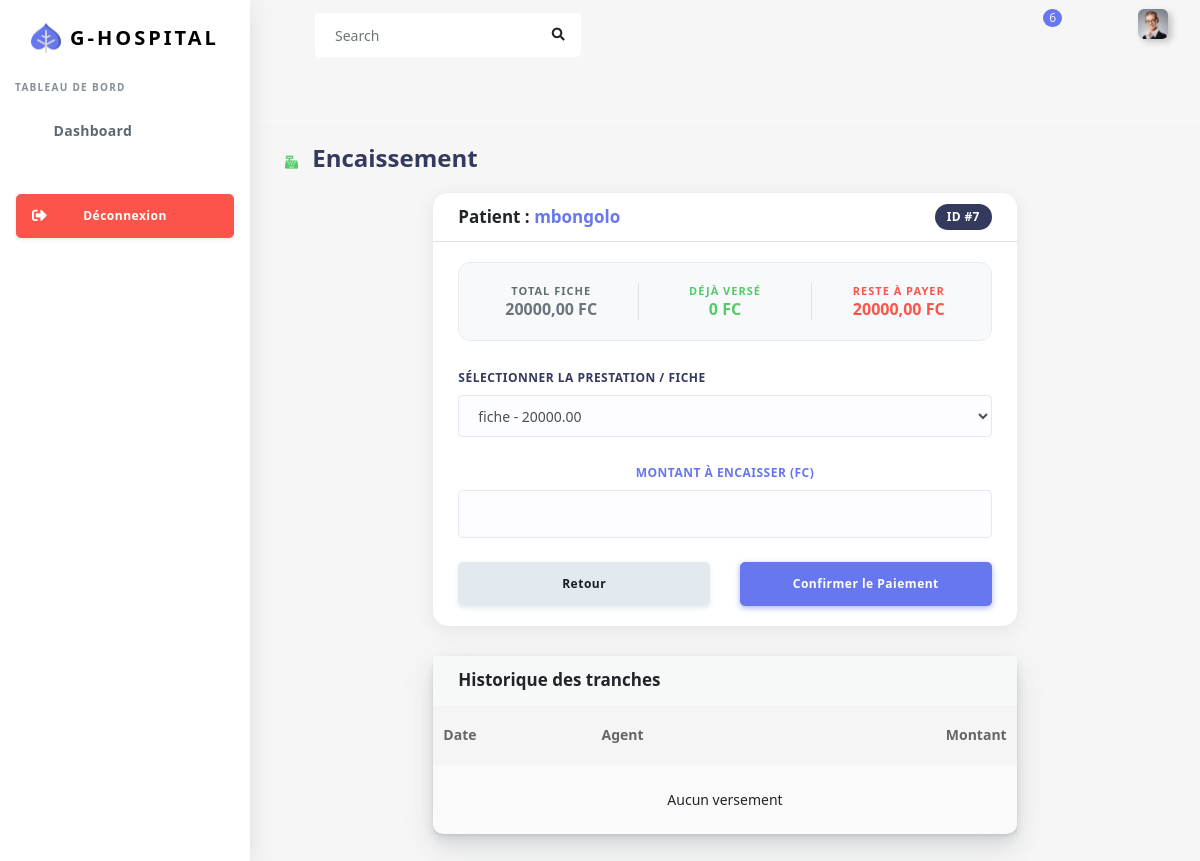
Screenshot of /facture/4/encaisser/ (signed in) with the database file from the repository.
### app/models.py (models this page shows, shortened)
class Patient(models.Model):
    noms = models.CharField(max_length=80)
    TYPE_SEXE = [('Masculin', 'masculin'), ('Feminin','feminin')]
    sexe = models.CharField(max_length=15, choices=TYPE_SEXE)
    age = models.IntegerField()
    adresse = models.CharField(max_length=100)
    poids = models.IntegerField()
    dateEn = models.DateTimeField(auto_now_add=True)
    phone_responsable = models.CharField(max_length=20, null=True, blank=True)
    userPatient = models.ForeignKey(User, on_delete=models.CASCADE, null=True)
    TYPECOMMUNE = [
        ('limete','Limete'), ('masina','Masina'), ('matete', 'Matete'),
        ('lemba', 'Lemba'), ("n'djili", "N'djili"), ('ngaliema', 'Ngaliema'), ('gombe','Gombe')
    ]
    commune = models.CharField(max_length=50, null=True, choices=TYPECOMMUNE)
    service_patient = models.ForeignKey('Service', on_delete=models.SET_NULL, null=True)
    class Meta:
        ordering = ['-id']

class Facture(models.Model):
    patient = models.ForeignKey('Patient', on_delete=models.CASCADE, related_name='factures')
    consultation = models.ForeignKey('Consultation', on_delete=models.SET_NULL, null=True, blank=True, related_name='factures_consult')
    prestation = models.ForeignKey('Prestation', on_delete=models.PROTECT)
    total_a_payer = models.DecimalField(max_digits=10, decimal_places=2, default=Decimal('0.00'))
    date_emission = models.DateTimeField(auto_now_add=True)
    class Meta:
        ordering = ['-date_emission']
    @property
    def total_verse(self):
        total = self.paiements.aggregate(Sum('montant_verse'))['montant_verse__sum']
        return total or Decimal('0.00')
    @property
    def reste_a_payer(self):
        dû = self.total_a_payer or Decimal('0.00')
        return max(Decimal('0.00'), dû - self.total_verse)

### app/views.py (the view)
# urls.py: path('facture/<int:facture_id>/encaisser/', views.encaisser_prestation, name='encaisser_prestation'),
@login_required()
def encaisser_prestation(request, patient_id=None, facture_id=None):
    patient = get_object_or_404(Patient, id=patient_id) if patient_id else None
    facture = get_object_or_404(Facture, id=facture_id) if facture_id else None
    if request.method == 'POST':
        form = EncaissementGlobalForm(request.POST, facture=facture)
        if form.is_valid():
            try:
                with transaction.atomic():
                    montant = form.cleaned_data.get('montant_verse')
                    prestation = form.cleaned_data.get('prestation')
                    if not facture:
                        facture = Facture.objects.create(
                            patient=patient,
                            prestation=prestation,
                            total_a_payer=prestation.prix_fixe
                        )
                    paiement = form.save(commit=False)
                    paiement.facture = facture
                    paiement.recepteur = request.user
                    paiement.save()
                    Transaction.objects.create(
                        agent=request.user,
                        montant=montant,
                        source='CONSULTATION',
                        ref_objet=str(facture.id)
                    )
                messages.success(request, f"Encaissement de {montant} FC validé.")
                return redirect('patientRead')
            except Exception as e:
                messages.error(request, f"Erreur : {e}")
    else:
        initial = {'prestation': facture.prestation} if facture else {}
        form = EncaissementGlobalForm(initial=initial, facture=facture)
    toutes_prestations = Prestation.objects.filter(active=True)
    return render(request, 'back/encaissement.html', {
        'form': form,
        'patient': patient or facture.patient,
        'facture': facture,
        'prestations': toutes_prestations
    })

### app/forms.py (shortened to what this page needs)
class EncaissementGlobalForm(forms.ModelForm):
    prestation = forms.ModelChoiceField(
        queryset=Prestation.objects.filter(active=True, est_fiche_obligatoire=True),
        label="Type de Fiche",
        required=True,
        widget=forms.Select(attrs={'class': 'form-control', 'id': 'id_prestation'})
    )
    class Meta:
        model = Paiement
        fields = ['montant_verse', 'prestation']
        widgets = {
            'montant_verse': forms.NumberInput(attrs={
                'class': 'form-control form-control-lg text-center font-weight-bold',
                'id': 'id_montant_verse',
                'step': '0.01'
            })
        }
    def __init__(self, *args, **kwargs):
        self.facture = kwargs.pop('facture', None)
        super().__init__(*args, **kwargs)

### app/models.py (called while the page is built)
    def __str__(self):
        return f"{self.libelle} - {self.prix_fixe}"

### app/templates/back/encaissement.html (shortened to what this page needs)
<!DOCTYPE html>
<html lang="fr">
{% load static %}
<head>
    <link rel="stylesheet" href="{% static 'back/assets/css/app.min.css' %}">
    <link rel="stylesheet" href="{% static 'back/assets/css/style.css' %}">
    <link rel="stylesheet" href="{% static 'back/assets/css/components.css' %}">
    <link rel="stylesheet" href="https://use.fontawesome.com/releases/v5.7.2/css/all.css">
</head>
<body>
    <div id="app">
        <div class="main-wrapper main-wrapper-1">
            {% include "back/query/nav.html" %}
            {% include "back/query/sidebar.html" %}
            <div class="main-content">
                <section class="section">
                    <div class="section-header">
                        <h1><i class="fas fa-cash-register mr-2 text-success"></i> Encaissement</h1>
                    </div>
                    <div class="section-body">
                        <div class="row justify-content-center">
                            <div class="col-lg-8">
                                <div class="card card-finance">
                                    <div class="card-header border-bottom d-flex justify-content-between">
                                        <h4>Patient : <span class="text-primary">{{ patient.noms }}</span></h4>
                                        <span class="badge badge-secondary">ID #{{ patient.id }}</span>
                                    </div>
                                    <div class="card-body">
                                        <div class="summary-box">
                                            <div class="row text-center">
                                                <div class="col-4">
                                                    <small class="label-custom d-block">Total Fiche</small>
                                                    <span class="h6 font-weight-bold" id="display-total">
                                                        {% if facture %}{{ facture.total_a_payer }}{% else %}0{% endif %} FC
                                                    </span>
                                                </div>
                                                <div class="col-4 border-left border-right">
                                                    <small class="label-custom d-block text-success">Déjà Versé</small>
                                                    <span class="h6 font-weight-bold text-success">
                                                        {{ facture.total_verse|default:"0" }} FC
                                                    </span>
                                                </div>
                                                <div class="col-4">
                                                    <small class="label-custom d-block text-danger">Reste à Payer</small>
                                                    <span class="h6 font-weight-bold text-danger" id="display-reste">
                                                        {% if facture %}{{ facture.reste_a_payer }}{% else %}0{% endif %} FC
                                                    </span>
                                                </div>
                                            </div>
                                        </div>
                                        <form method="POST" action="." id="payment-form">
                                            <div class="form-group mb-4">
                                                <label class="label-custom">Sélectionner la Prestation / Fiche</label>
                                                {{ form.prestation }}
                                            </div>
                                            <div class="form-group mb-4 text-center">
                                                <label class="label-custom text-primary">Montant à encaisser (FC)</label>
                                                {{ form.montant_verse }}
                                            </div>
                                            <div class="row mt-4">
                                                <div class="col-6">
                                                    <a href="{% url 'patientRead' %}" class="btn btn-light btn-lg btn-block">Retour</a>
                                                </div>
                                                <div class="col-6">
                                                    <button type="submit" class="btn btn-primary btn-lg btn-block font-weight-bold shadow-primary" id="btn-valider">
                                                        Confirmer le Paiement
                                                    </button>
                                                </div>
                                            </div>
                                        </form>
                                    </div>
                                </div>
                                {% if facture %}
                                <div class="card mt-4">
                                    <div class="card-header bg-whitesmoke">
                                        <h4>Historique des tranches</h4>
                                    </div>
                                    <div class="card-body p-0">
                                        <div class="table-responsive">
                                            <table class="table table-striped mb-0">
                                                <thead>
                                                    <tr>
                                                        <th>Date</th>
                                                        <th>Agent</th>
                                                        <th class="text-right">Montant</th>
                                                    </tr>
                                                </thead>
                                                <tbody>
                                                    {% for p in facture.paiements.all %}
                                                    <tr>
                                                        <td>{{ p.date_paiement|date:"d/m/Y H:i" }}</td>
                                                        <td>{{ p.recepteur.username }}</td>
                                                        <td class="text-right font-weight-bold text-success">+ {{ p.montant_verse }} FC</td>
                                                    </tr>
                                                    {% empty %}
                                                    <tr><td colspan="3" class="text-center py-4">Aucun versement</td></tr>
                                                    {% endfor %}
                                                </tbody>
                                            </table>
                                        </div>
                                    </div>
                                </div>
                                {% endif %}
                            </div>
                        </div>
                    </div>
                </section>
            </div>
        </div>
    </div>
</body>
</html>

### app/templates/back/encaissement.html (style rules this page uses)
.card-finance { border-radius: 15px; border: none; box-shadow: 0 4px 20px rgba(0,0,0,0.08); }
.label-custom { font-weight: 800; text-transform: uppercase; color: #636e72; letter-spacing: 1px; font-size: 11px; }
.summary-box { background: #f8f9fa; padding: 20px; border-radius: 12px; margin-bottom: 25px; border: 1px solid #e9ecef; }

### rows the page displays
Patient: noms "mbongolo", id "7"
Facture: total_a_payer "20000,00", total_verse "0", reste_a_payer "20000,00"
